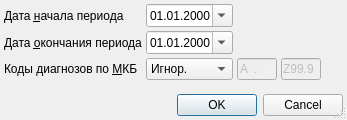
<?xml version="1.0" encoding="UTF-8"?>
<ui version="4.0">
 <class>ADAcuteDiseaseSetup</class>
 <widget class="QDialog" name="ADAcuteDiseaseSetup">
  <property name="windowModality">
   <enum>Qt::ApplicationModal</enum>
  </property>
  <property name="geometry">
   <rect>
    <x>0</x>
    <y>0</y>
    <width>347</width>
    <height>120</height>
   </rect>
  </property>
  <property name="windowTitle">
   <string>параметры отчёта</string>
  </property>
  <property name="sizeGripEnabled">
   <bool>true</bool>
  </property>
  <layout class="QGridLayout" name="gridLayout">
   <property name="margin">
    <number>4</number>
   </property>
   <property name="spacing">
    <number>4</number>
   </property>
   <item row="2" column="0">
    <widget class="QLabel" name="lblMKB">
     <property name="text">
      <string>Коды диагнозов по &amp;МКБ</string>
     </property>
     <property name="buddy">
      <cstring>cmbMKBFilter</cstring>
     </property>
    </widget>
   </item>
   <item row="0" column="0">
    <widget class="QLabel" name="lblBegDate">
     <property name="text">
      <string>Дата &amp;начала периода</string>
     </property>
     <property name="buddy">
      <cstring>edtBegDate</cstring>
     </property>
    </widget>
   </item>
   <item row="2" column="2">
    <widget class="CICDCodeEdit" name="edtMKBFrom">
     <property name="enabled">
      <bool>false</bool>
     </property>
     <property name="sizePolicy">
      <sizepolicy hsizetype="Fixed" vsizetype="Fixed">
       <horstretch>0</horstretch>
       <verstretch>0</verstretch>
      </sizepolicy>
     </property>
     <property name="maximumSize">
      <size>
       <width>40</width>
       <height>16777215</height>
      </size>
     </property>
     <property name="inputMask">
      <string>a00.00; </string>
     </property>
     <property name="text">
      <string>A.</string>
     </property>
     <property name="maxLength">
      <number>6</number>
     </property>
    </widget>
   </item>
   <item row="5" column="0" colspan="5">
    <widget class="QDialogButtonBox" name="buttonBox">
     <property name="orientation">
      <enum>Qt::Horizontal</enum>
     </property>
     <property name="standardButtons">
      <set>QDialogButtonBox::Cancel|QDialogButtonBox::Ok</set>
     </property>
    </widget>
   </item>
   <item row="2" column="3">
    <widget class="CICDCodeEdit" name="edtMKBTo">
     <property name="enabled">
      <bool>false</bool>
     </property>
     <property name="sizePolicy">
      <sizepolicy hsizetype="Fixed" vsizetype="Fixed">
       <horstretch>0</horstretch>
       <verstretch>0</verstretch>
      </sizepolicy>
     </property>
     <property name="maximumSize">
      <size>
       <width>40</width>
       <height>16777215</height>
      </size>
     </property>
     <property name="inputMask">
      <string>a00.00; </string>
     </property>
     <property name="text">
      <string>Z99.9</string>
     </property>
     <property name="maxLength">
      <number>6</number>
     </property>
    </widget>
   </item>
   <item row="0" column="1">
    <widget class="CDateEdit" name="edtBegDate">
     <property name="sizePolicy">
      <sizepolicy hsizetype="Maximum" vsizetype="Fixed">
       <horstretch>0</horstretch>
       <verstretch>0</verstretch>
      </sizepolicy>
     </property>
     <property name="displayFormat">
      <string>dd.MM.yyyy</string>
     </property>
     <property name="calendarPopup">
      <bool>true</bool>
     </property>
    </widget>
   </item>
   <item row="1" column="0">
    <widget class="QLabel" name="lblEndDate">
     <property name="text">
      <string>Дата &amp;окончания периода</string>
     </property>
     <property name="buddy">
      <cstring>edtEndDate</cstring>
     </property>
    </widget>
   </item>
   <item row="2" column="1">
    <widget class="QComboBox" name="cmbMKBFilter">
     <item>
      <property name="text">
       <string>Игнор.</string>
      </property>
     </item>
     <item>
      <property name="text">
       <string>Интервал</string>
      </property>
     </item>
    </widget>
   </item>
   <item row="2" column="4">
    <spacer name="horizontalSpacer">
     <property name="orientation">
      <enum>Qt::Horizontal</enum>
     </property>
     <property name="sizeHint" stdset="0">
      <size>
       <width>109</width>
       <height>20</height>
      </size>
     </property>
    </spacer>
   </item>
   <item row="1" column="1">
    <widget class="CDateEdit" name="edtEndDate">
     <property name="sizePolicy">
      <sizepolicy hsizetype="Maximum" vsizetype="Fixed">
       <horstretch>0</horstretch>
       <verstretch>0</verstretch>
      </sizepolicy>
     </property>
     <property name="displayFormat">
      <string>dd.MM.yyyy</string>
     </property>
     <property name="calendarPopup">
      <bool>true</bool>
     </property>
    </widget>
   </item>
   <item row="0" column="2" colspan="3">
    <spacer>
     <property name="orientation">
      <enum>Qt::Horizontal</enum>
     </property>
     <property name="sizeHint" stdset="0">
      <size>
       <width>91</width>
       <height>20</height>
      </size>
     </property>
    </spacer>
   </item>
   <item row="1" column="2" colspan="3">
    <spacer>
     <property name="orientation">
      <enum>Qt::Horizontal</enum>
     </property>
     <property name="sizeHint" stdset="0">
      <size>
       <width>91</width>
       <height>20</height>
      </size>
     </property>
    </spacer>
   </item>
   <item row="3" column="0" colspan="2">
    <spacer>
     <property name="orientation">
      <enum>Qt::Vertical</enum>
     </property>
     <property name="sizeHint" stdset="0">
      <size>
       <width>129</width>
       <height>20</height>
      </size>
     </property>
    </spacer>
   </item>
  </layout>
 </widget>
 <customwidgets>
  <customwidget>
   <class>CDateEdit</class>
   <extends>QDateEdit</extends>
   <header>library/DateEdit</header>
  </customwidget>
  <customwidget>
   <class>CICDCodeEdit</class>
   <extends>QLineEdit</extends>
   <header>library/ICDCodeEdit.h</header>
  </customwidget>
 </customwidgets>
 <tabstops>
  <tabstop>edtBegDate</tabstop>
  <tabstop>edtEndDate</tabstop>
  <tabstop>cmbMKBFilter</tabstop>
  <tabstop>edtMKBFrom</tabstop>
  <tabstop>edtMKBTo</tabstop>
  <tabstop>buttonBox</tabstop>
 </tabstops>
 <resources/>
 <connections>
  <connection>
   <sender>buttonBox</sender>
   <signal>accepted()</signal>
   <receiver>ADAcuteDiseaseSetup</receiver>
   <slot>accept()</slot>
   <hints>
    <hint type="sourcelabel">
     <x>112</x>
     <y>177</y>
    </hint>
    <hint type="destinationlabel">
     <x>102</x>
     <y>90</y>
    </hint>
   </hints>
  </connection>
  <connection>
   <sender>buttonBox</sender>
   <signal>rejected()</signal>
   <receiver>ADAcuteDiseaseSetup</receiver>
   <slot>reject()</slot>
   <hints>
    <hint type="sourcelabel">
     <x>225</x>
     <y>177</y>
    </hint>
    <hint type="destinationlabel">
     <x>236</x>
     <y>76</y>
    </hint>
   </hints>
  </connection>
 </connections>
</ui>
